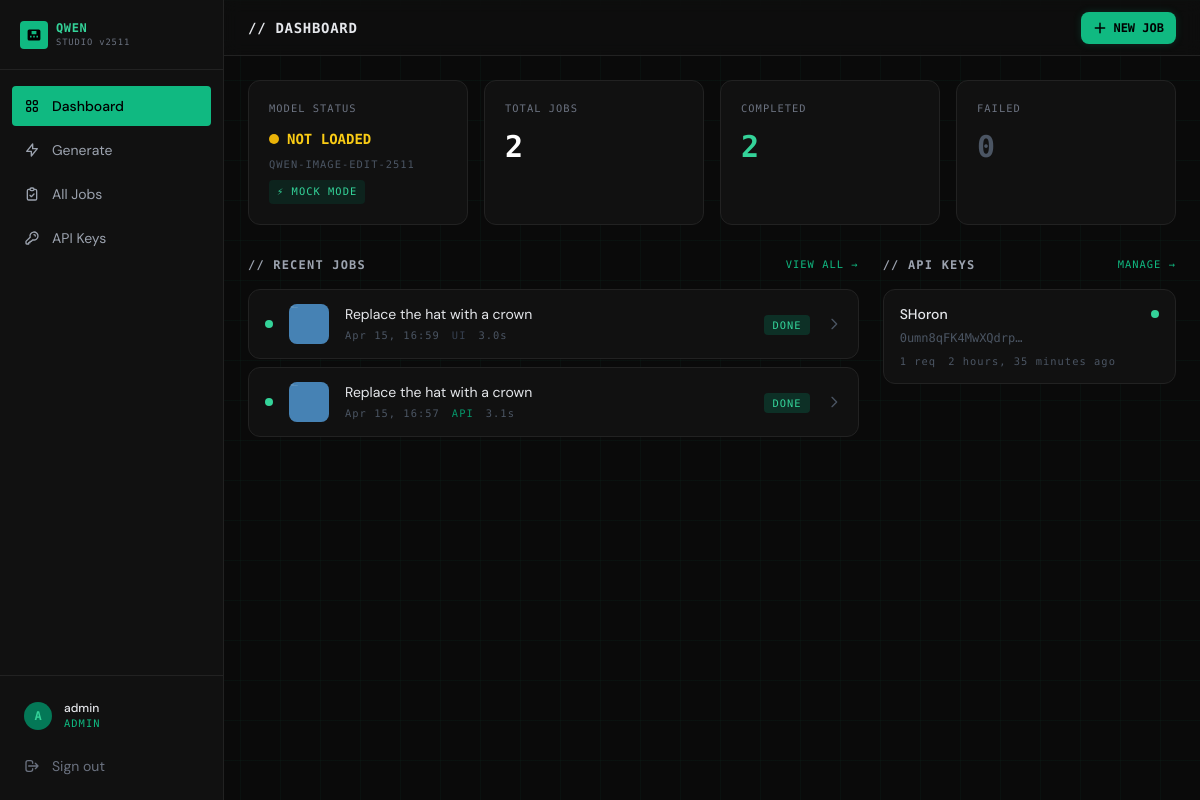
The app's page / (signed in) with its own data.
### image_gen/models.py (models this page shows, shortened)
class GenerationJob(models.Model):
    STATUS_PENDING = 'pending'
    STATUS_PROCESSING = 'processing'
    STATUS_DONE = 'done'
    STATUS_FAILED = 'failed'
    STATUS_CHOICES = [
        (STATUS_PENDING, 'Pending'),
        (STATUS_PROCESSING, 'Processing'),
        (STATUS_DONE, 'Done'),
        (STATUS_FAILED, 'Failed'),
    ]
    id = models.UUIDField(primary_key=True, default=uuid.uuid4, editable=False)
    created_by = models.ForeignKey(
        User, on_delete=models.SET_NULL, null=True, blank=True,
        related_name='generation_jobs'
    )
    api_key_used = models.ForeignKey(
        'api.APIKey', on_delete=models.SET_NULL, null=True, blank=True,
        related_name='jobs'
    )
    prompt = models.TextField()
    negative_prompt = models.TextField(default=' ', blank=True)
    num_inference_steps = models.PositiveIntegerField(default=40)
    true_cfg_scale = models.FloatField(default=4.0)
    guidance_scale = models.FloatField(default=1.0)
    seed = models.IntegerField(default=0)
    output_width = models.PositiveIntegerField(default=1024)
    output_height = models.PositiveIntegerField(default=1024)
    output_image = models.ImageField(upload_to=output_image_upload_path, null=True, blank=True)
    status = models.CharField(max_length=20, choices=STATUS_CHOICES, default=STATUS_PENDING)
    error_message = models.TextField(blank=True, default='')
    created_at = models.DateTimeField(default=timezone.now)
    started_at = models.DateTimeField(null=True, blank=True)
    completed_at = models.DateTimeField(null=True, blank=True)
    tags = models.ManyToManyField('JobTag', blank=True, related_name='jobs')
    class Meta:
        ordering = ['-created_at']
    @property
    def duration_seconds(self):
        if self.started_at and self.completed_at:
            return (self.completed_at - self.started_at).total_seconds()
        return None

### api/models.py (models this page shows, shortened)
class APIKey(models.Model):
    id = models.UUIDField(primary_key=True, default=uuid.uuid4, editable=False)
    name = models.CharField(max_length=100, help_text="Friendly name for this API key")
    key = models.CharField(max_length=64, unique=True, editable=False)
    created_by = models.ForeignKey(User, on_delete=models.CASCADE, related_name='api_keys')
    created_at = models.DateTimeField(default=timezone.now)
    last_used_at = models.DateTimeField(null=True, blank=True)
    is_active = models.BooleanField(default=True)
    total_requests = models.PositiveIntegerField(default=0)
    class Meta:
        ordering = ['-created_at']

### image_gen/views.py (the view)
# urls.py: path('', views.dashboard, name='dashboard'),
@login_required
@user_passes_test(is_admin, login_url='/login/')
def dashboard(request):
    jobs = GenerationJob.objects.select_related('created_by', 'api_key_used').prefetch_related('input_images')[:50]
    api_keys = APIKey.objects.filter(created_by=request.user)
    model_loaded = is_pipeline_loaded()
    from django.conf import settings
    mock_mode = getattr(settings, 'MOCK_MODE', False)
    context = {
        'jobs': jobs,
        'api_keys': api_keys,
        'model_loaded': model_loaded,
        'mock_mode': mock_mode,
        'total_jobs': GenerationJob.objects.count(),
        'done_jobs': GenerationJob.objects.filter(status='done').count(),
        'failed_jobs': GenerationJob.objects.filter(status='failed').count(),
    }
    return render(request, 'image_gen/dashboard.html', context)

### image_gen/inference.py (called while the page is built)
def is_pipeline_loaded():
    return _pipeline is not None

### image_gen/views.py (called while the page is built)
def is_admin(user):
    return user.is_authenticated and user.is_staff

### image_gen/templates/image_gen/dashboard.html (shortened to what this page needs)
{% extends "image_gen/base.html" %}
{% block page_title %}// DASHBOARD{% endblock %}
{% block header_actions %}
<a href="{% url 'generate' %}"
   class="flex items-center gap-1.5 px-3 py-2 bg-brand-500 hover:bg-brand-400 text-black text-xs font-mono font-bold rounded-lg transition-all glow-sm">
  <svg class="w-3.5 h-3.5 flex-shrink-0" fill="none" stroke="currentColor" viewBox="0 0 24 24">
    <path stroke-linecap="round" stroke-linejoin="round" stroke-width="2.5" d="M12 4v16m8-8H4"/>
  </svg>
  <span class="hidden sm:inline">NEW JOB</span>
</a>
{% endblock %}
{% block content %}
<div class="grid grid-cols-2 lg:grid-cols-4 gap-3 sm:gap-4 mb-6 sm:mb-8">
  <div class="bg-surface-800 border border-surface-600 rounded-xl p-4 sm:p-5 col-span-2 lg:col-span-1">
    <div class="tag text-gray-500 mb-3">MODEL STATUS</div>
    <div class="flex items-center gap-2">
      <div class="w-2.5 h-2.5 rounded-full {% if model_loaded %}bg-brand-400 animate-pulse{% else %}bg-yellow-500{% endif %}"></div>
      <span class="font-mono text-sm font-bold {% if model_loaded %}text-brand-400{% else %}text-yellow-400{% endif %}">
        {% if model_loaded %}LOADED{% else %}NOT LOADED{% endif %}
      </span>
    </div>
    <div class="mt-2 tag text-gray-600">QWEN-IMAGE-EDIT-2511</div>
    {% if mock_mode %}
    <div class="mt-2 tag text-brand-400 bg-brand-900/30 px-2 py-1 rounded inline-block">⚡ MOCK MODE</div>
    {% endif %}
  </div>
  <div class="bg-surface-800 border border-surface-600 rounded-xl p-4 sm:p-5">
    <div class="tag text-gray-500 mb-3">TOTAL JOBS</div>
    <div class="font-mono text-2xl sm:text-3xl font-bold text-white">{{ total_jobs }}</div>
  </div>
  <div class="bg-surface-800 border border-surface-600 rounded-xl p-4 sm:p-5">
    <div class="tag text-gray-500 mb-3">COMPLETED</div>
    <div class="font-mono text-2xl sm:text-3xl font-bold text-brand-400">{{ done_jobs }}</div>
  </div>
  <div class="bg-surface-800 border border-surface-600 rounded-xl p-4 sm:p-5">
    <div class="tag text-gray-500 mb-3">FAILED</div>
    <div class="font-mono text-2xl sm:text-3xl font-bold {% if failed_jobs > 0 %}text-red-400{% else %}text-gray-600{% endif %}">{{ failed_jobs }}</div>
  </div>
</div>
<div class="grid grid-cols-1 lg:grid-cols-3 gap-5 sm:gap-6">
  <div class="lg:col-span-2">
    <div class="flex items-center justify-between mb-4">
      <h2 class="font-mono text-xs font-bold text-gray-400 tracking-widest">// RECENT JOBS</h2>
      <a href="{% url 'jobs_list' %}" class="tag text-brand-500 hover:text-brand-400">VIEW ALL →</a>
    </div>
    <div class="space-y-2">
      {% for job in jobs %}
      <a href="{% url 'job_detail' job.id %}"
         class="flex items-center gap-3 sm:gap-4 bg-surface-800 border border-surface-600 hover:border-brand-700 rounded-xl px-3 sm:px-4 py-3 sm:py-3.5 transition-all group">
        <div class="flex-shrink-0">
          {% if job.status == 'done' %}
            <div class="w-2 h-2 rounded-full bg-brand-400"></div>
          {% elif job.status == 'processing' %}
            <div class="w-2 h-2 rounded-full bg-yellow-400 animate-pulse"></div>
          {% elif job.status == 'pending' %}
            <div class="w-2 h-2 rounded-full bg-gray-500"></div>
          {% else %}
            <div class="w-2 h-2 rounded-full bg-red-400"></div>
          {% endif %}
        </div>
        <div class="w-9 h-9 sm:w-10 sm:h-10 rounded-lg overflow-hidden bg-surface-600 flex-shrink-0">
          {% if job.output_image %}
            <img src="{{ job.output_image.url }}" class="w-full h-full object-cover" alt="">
          {% elif job.input_images.first %}
            <img src="{{ job.input_images.first.image.url }}" class="w-full h-full object-cover opacity-40" alt="">
          {% endif %}
        </div>
        <div class="flex-1 min-w-0">
          <div class="text-xs sm:text-sm text-gray-200 truncate group-hover:text-white transition-colors">{{ job.prompt }}</div>
          <div class="flex items-center gap-2 sm:gap-3 mt-1 flex-wrap">
            <span class="tag text-gray-600">{{ job.created_at|date:"M d, H:i" }}</span>
            {% if job.api_key_used %}
              <span class="tag text-brand-600">API</span>
            {% else %}
              <span class="tag text-gray-700">UI</span>
            {% endif %}
            {% if job.duration_seconds %}
              <span class="tag text-gray-600 hidden sm:inline">{{ job.duration_seconds|floatformat:1 }}s</span>
            {% endif %}
          </div>
        </div>
        <div class="flex-shrink-0">
          <span class="tag px-1.5 sm:px-2 py-1 rounded
            {% if job.status == 'done' %}bg-brand-700/30 text-brand-400
            {% elif job.status == 'processing' %}bg-yellow-900/30 text-yellow-400
            {% elif job.status == 'pending' %}bg-surface-600 text-gray-400
            {% else %}bg-red-900/30 text-red-400{% endif %}">
            {{ job.status|upper }}
          </span>
        </div>
        <svg class="w-4 h-4 text-gray-600 group-hover:text-brand-500 transition-colors flex-shrink-0 hidden sm:block" fill="none" stroke="currentColor" viewBox="0 0 24 24">
          <path stroke-linecap="round" stroke-linejoin="round" stroke-width="2" d="M9 5l7 7-7 7"/>
        </svg>
      </a>
      {% endfor %}
    </div>
  </div>
  <div class="lg:col-span-1">
    <div class="flex items-center justify-between mb-4">
      <h2 class="font-mono text-xs font-bold text-gray-400 tracking-widest">// API KEYS</h2>
      <a href="{% url 'api_keys' %}" class="tag text-brand-500 hover:text-brand-400">MANAGE →</a>
    </div>
    <div class="flex gap-3 overflow-x-auto pb-2 lg:flex-col lg:overflow-x-visible lg:pb-0 lg:space-y-2">
      {% for key in api_keys %}
      <div class="bg-surface-800 border border-surface-600 rounded-xl px-4 py-3.5 flex-shrink-0 w-64 lg:w-auto">
        <div class="flex items-center justify-between mb-1.5">
          <span class="text-sm text-gray-200 font-medium truncate mr-2">{{ key.name }}</span>
          <span class="w-2 h-2 rounded-full flex-shrink-0 {% if key.is_active %}bg-brand-400{% else %}bg-gray-600{% endif %}"></span>
        </div>
        <div class="font-mono text-xs text-gray-600">{{ key.key|slice:":16" }}…</div>
        <div class="flex items-center gap-3 mt-2">
          <span class="tag text-gray-600">{{ key.total_requests }} req</span>
          {% if key.last_used_at %}
            <span class="tag text-gray-600">{{ key.last_used_at|timesince }} ago</span>
          {% endif %}
        </div>
      </div>
      {% empty %}
      <div class="bg-surface-800 border border-surface-600 rounded-xl px-4 py-8 text-center w-full">
        <p class="text-xs text-gray-600 font-mono">No keys yet.</p>
        <a href="{% url 'api_keys' %}" class="mt-2 inline-block text-xs text-brand-500 hover:underline font-mono">Create one →</a>
      </div>
      {% endfor %}
    </div>
  </div>
</div>
{% endblock %}

### image_gen/templates/image_gen/base.html (shortened to what this page needs)
<!DOCTYPE html>
<html lang="en" class="h-full">
<head>
  {% load static %}
  <script src="https://cdn.tailwindcss.com"></script>
</head>
<body class="h-full font-sans text-gray-100 grid-bg">
{% if user.is_authenticated %}
<div id="sidebar"
     class="fixed inset-y-0 left-0 w-56 bg-surface-800 border-r border-surface-600 flex flex-col z-40
            -translate-x-full lg:translate-x-0">
  <div class="px-5 py-5 border-b border-surface-600 flex items-center justify-between">
    <div class="flex items-center gap-2">
      <div class="w-7 h-7 rounded bg-brand-500 flex items-center justify-center">
        <svg class="w-4 h-4 text-black" fill="currentColor" viewBox="0 0 20 20">
          <path d="M4 3a2 2 0 00-2 2v10a2 2 0 002 2h12a2 2 0 002-2V5a2 2 0 00-2-2H4zm3 2h6v4H7V5zm-2 8v-2h2v2H5zm4 0v-2h2v2H9zm4 0v-2h2v2h-2z"/>
        </svg>
      </div>
      <div>
        <div class="font-mono text-xs font-bold text-brand-400 tracking-wider">QWEN</div>
        <div class="font-mono text-gray-500 tracking-widest" style="font-size:0.55rem">STUDIO v2511</div>
      </div>
    </div>
  </div>
  <nav class="flex-1 px-3 py-4 space-y-1">
    <a href="{% url 'dashboard' %}"
       class="flex items-center gap-3 px-3 py-2.5 rounded text-sm transition-all
              {% if request.resolver_match.url_name == 'dashboard' %}bg-brand-500 text-black font-medium{% else %}text-gray-400 hover:text-gray-100 hover:bg-surface-700{% endif %}"
       onclick="closeSidebar()">
      Dashboard
    </a>
    <a href="{% url 'generate' %}"
       class="flex items-center gap-3 px-3 py-2.5 rounded text-sm transition-all
              {% if request.resolver_match.url_name == 'generate' %}bg-brand-500 text-black font-medium{% else %}text-gray-400 hover:text-gray-100 hover:bg-surface-700{% endif %}"
       onclick="closeSidebar()">
      <svg class="w-4 h-4 flex-shrink-0" fill="none" stroke="currentColor" viewBox="0 0 24 24">
        <path stroke-linecap="round" stroke-linejoin="round" stroke-width="2" d="M13 10V3L4 14h7v7l9-11h-7z"/>
      </svg>
      Generate
    </a>
    <a href="{% url 'jobs_list' %}"
       class="flex items-center gap-3 px-3 py-2.5 rounded text-sm transition-all
              {% if 'jobs' in request.path %}bg-brand-500 text-black font-medium{% else %}text-gray-400 hover:text-gray-100 hover:bg-surface-700{% endif %}"
       onclick="closeSidebar()">
      <svg class="w-4 h-4 flex-shrink-0" fill="none" stroke="currentColor" viewBox="0 0 24 24">
        <path stroke-linecap="round" stroke-linejoin="round" stroke-width="2" d="M9 5H7a2 2 0 00-2 2v12a2 2 0 002 2h10a2 2 0 002-2V7a2 2 0 00-2-2h-2M9 5a2 2 0 002 2h2a2 2 0 002-2M9 5a2 2 0 012-2h2a2 2 0 012 2m-6 9l2 2 4-4"/>
      </svg>
      All Jobs
    </a>
    <a href="{% url 'api_keys' %}"
       class="flex items-center gap-3 px-3 py-2.5 rounded text-sm transition-all
              {% if request.resolver_match.url_name == 'api_keys' %}bg-brand-500 text-black font-medium{% else %}text-gray-400 hover:text-gray-100 hover:bg-surface-700{% endif %}"
       onclick="closeSidebar()">
      <svg class="w-4 h-4 flex-shrink-0" fill="none" stroke="currentColor" viewBox="0 0 24 24">
        <path stroke-linecap="round" stroke-linejoin="round" stroke-width="2" d="M15 7a2 2 0 012 2m4 0a6 6 0 01-7.743 5.743L11 17H9v2H7v2H4a1 1 0 01-1-1v-2.586a1 1 0 01.293-.707l5.964-5.964A6 6 0 1121 9z"/>
      </svg>
      API Keys
    </a>
  </nav>
  <div class="px-3 py-4 border-t border-surface-600">
    <div class="flex items-center gap-3 px-3 py-2 mb-2">
      <div class="w-7 h-7 rounded-full bg-brand-700 flex items-center justify-center text-brand-400 font-mono text-xs font-bold flex-shrink-0">
        {{ user.username|first|upper }}
      </div>
      <div class="flex-1 min-w-0">
        <div class="text-xs font-medium text-gray-200 truncate">{{ user.username }}</div>
        <div class="tag text-brand-500">ADMIN</div>
      </div>
    </div>
    <a href="{% url 'logout' %}" class="flex items-center gap-3 px-3 py-2 rounded text-sm text-gray-500 hover:text-red-400 hover:bg-surface-700 transition-all">
      <svg class="w-4 h-4" fill="none" stroke="currentColor" viewBox="0 0 24 24">
        <path stroke-linecap="round" stroke-linejoin="round" stroke-width="2" d="M17 16l4-4m0 0l-4-4m4 4H7m6 4v1a3 3 0 01-3 3H6a3 3 0 01-3-3V7a3 3 0 013-3h4a3 3 0 013 3v1"/>
      </svg>
      Sign out
    </a>
  </div>
</div>
<div class="lg:ml-56 min-h-screen flex flex-col">
  <header class="h-14 border-b border-surface-600 bg-surface-800/50 backdrop-blur flex items-center px-4 sm:px-6 sticky top-0 z-30 gap-3">
    <div class="flex-1 min-w-0">
      <h1 class="font-mono text-xs sm:text-sm font-bold text-gray-200 tracking-wider truncate">
        {% block page_title %}{% endblock %}
      </h1>
    </div>
    <div class="flex items-center gap-2 flex-shrink-0">
      {% block header_actions %}{% endblock %}
    </div>
  </header>
  <main class="flex-1 p-4 sm:p-6 w-full">
    {% block content %}{% endblock %}
  </main>
</div>
{% else %}
{% block full_page %}{% endblock %}
{% endif %}
</body>
</html>

### image_gen/templates/image_gen/base.html (style rules this page uses)
body { background-color: #0a0a0a; }
.grid-bg { background-image: linear-gradient(rgba(16,185,129,0.04) 1px, transparent 1px), linear-gradient(90deg, rgba(16,185,129,0.04) 1px, transparent 1px); background-size: 40px 40px; }
.glow-sm { box-shadow: 0 0 8px rgba(16,185,129,0.2); }
.tag { font-family: 'Space Mono', monospace; font-size: 0.65rem; letter-spacing: 0.1em; }
#sidebar { transition: transform 0.25s cubic-bezier(0.4,0,0.2,1); }

### records on screen
GenerationJob: output_image (picture), prompt "Replace the hat with a crown", created_at "Apr 15, 16:59", shows "UI", duration_seconds "3.0", status "DONE"
GenerationJob: output_image (picture), prompt "Replace the hat with a crown", created_at "Apr 15, 16:57", shows "API", duration_seconds "3.1", status "DONE"
APIKey: name "SHoron", is_active True (drawn), key "0umn8qFK4MwXQdrp", total_requests "1", last_used_at "2 hours, 35 minutes"

### other values on screen
{{ user.username|first|upper }} "A"
{{ user.username }} "admin"
{{ total_jobs }} "2"
{{ done_jobs }} "2"
{{ failed_jobs }} "0"
